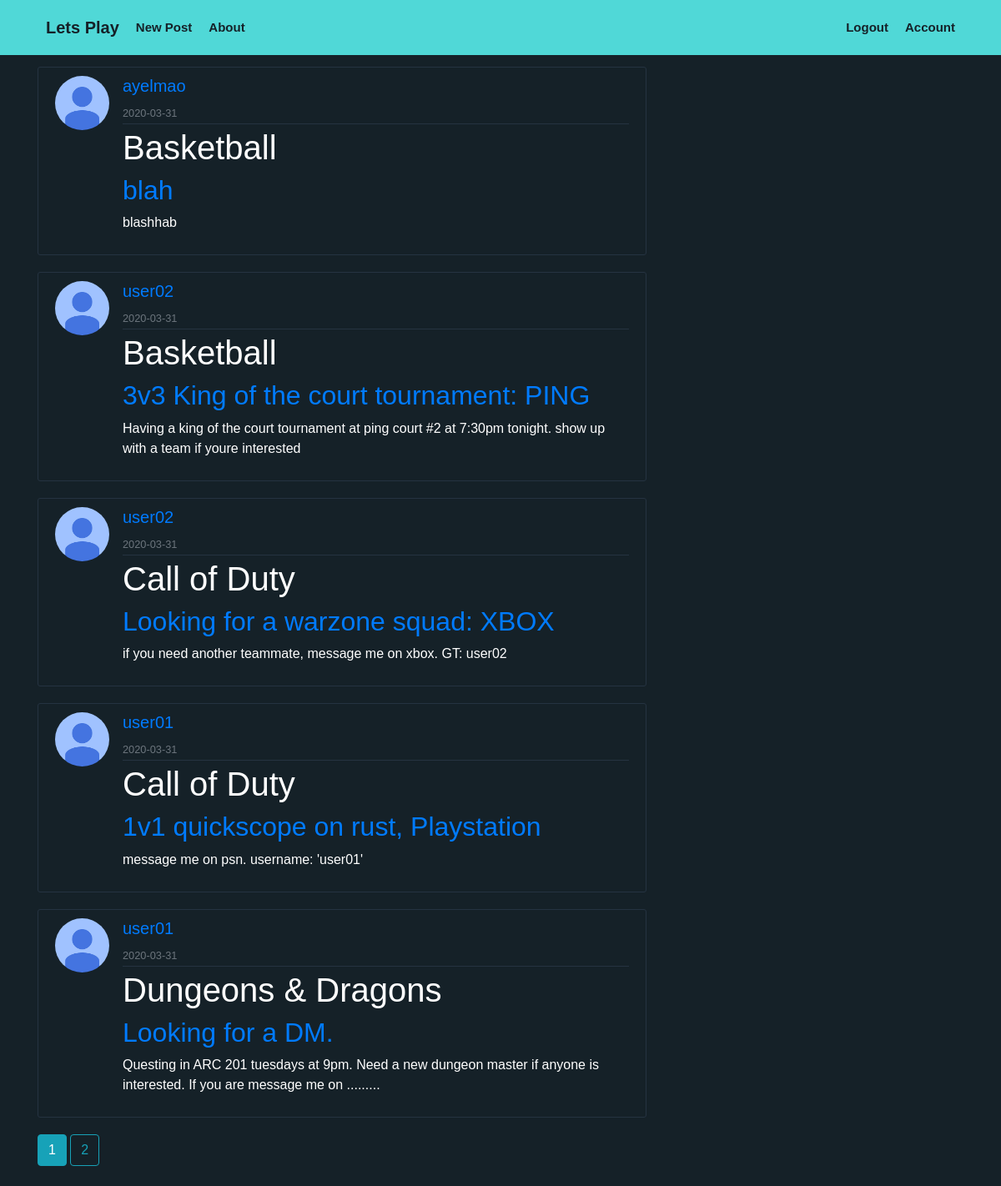
The app's page /home (signed in) with its own data.
### src/models.py (models this page shows, shortened)
class Post(db.Model):
    id = db.Column(db.Integer, primary_key=True)
    title = db.Column(db.String(25), nullable=False)  #optional title to post
    game = db.Column(db.String(100),nullable=True ) #Change to entered from menu on form
    date_posted = db.Column(db.DateTime, nullable=False, default=datetime.utcnow)
    content = db.Column(db.Text, nullable=False)
    user_id = db.Column(db.Integer, db.ForeignKey('user.id'), nullable=False)

class User(db.Model, UserMixin):
    id = db.Column(db.Integer, primary_key=True)                                #Each user is given a unique id number
    firstname = db.Column(db.String(20),  nullable=True)
    last_name = db.Column(db.String(20),  nullable=True)                             #User's full name
    username = db.Column(db.String(20), unique=True, nullable=False)            #Each user will be able to create a unique username of length 20
    email = db.Column(db.String(50), unique=True, nullable=False)              #Every user will need to register with an email address (maybe?)
    image_file = db.Column(db.String(20), nullable=False, default='default.jpg')#Each user has a profile pic. uploaded or default
    password = db.Column(db.String(64), nullable=False)                         #Users will have a password of up to size 64 chars
    posts = db.relationship('Post', backref='author', lazy=True)              #Posts from users will be associated with them? (maybe?)
    zipcode = db.Column(db.String(5), nullable=False)
    bio = db.Column(db.String(144), nullable=True)

### src/main/routes.py (the view)
@main.route('/home')
@login_required
def home():
    if not (current_user.is_authenticated):
        return redirect(url_for('user.login'))
    page = request.args.get('page',1, type=int)
    posts = Post.query.order_by(Post.date_posted.desc()).paginate(page=page,per_page=5)##posts per page:
    return render_template('home.html',posts=posts)

### src/models.py (called while the page is built)
@login_manager.user_loader
def load_user(user_id):
    return User.query.get(int(user_id))

### src/templates/home.html (shortened to what this page needs)
{% extends "layout.html" %}
{% block content %}
    {% for post in posts.items %}
        <article class="media content-section">
            <img class="rounded-circle article-img" src="{{ url_for('static', filename='profile_pics/' + post.author.image_file) }}">
            <div class="media-body">
              <div class="article-metadata">
                <h5 class="username" style="text-decoration: none; color: rgb(136,153,166);"> <a stlye="color:rgb(136,153,166);" href="{{url_for('users.user_page', username=post.author.username) }}">{{ post.author.username }}</a> </h5>
                <small class="text-muted">{{ post.date_posted.strftime('%Y-%m-%d') }}</small>
              </div>
              <h1> {{ post.game }}</h1>
              <h2><a class="article-title" href="{{url_for('posts.post', post_id=post.id )}}">{{ post.title }}</a></h2>
              <p class="article-content">{{ post.content }}</p>
            </div>
        </article>
    {% endfor %}
    {% for page_num in posts.iter_pages(left_edge=1, right_edge=1, left_current=1, right_current=2) %}
      {% if page_num %}
      {% if posts.page==page_num %}
        <a class="btn btn-info mb-4" href="{{ url_for('main.home', page=page_num) }}">{{ page_num }}</a>
      {% else %}
        <a class="btn btn-outline-info mb-4" href="{{ url_for('main.home', page=page_num) }}">{{ page_num }}</a>
      {% endif %}
    {% else %}
        ...
      {% endif %}
    {% endfor %}
{%endblock%}

### src/templates/layout.html (shortened to what this page needs)
<!DOCTYPE html>
<html lang="en" dir="ltr">
  <head>
    <link rel="stylesheet" href="https://stackpath.bootstrapcdn.com/bootstrap/4.3.1/css/bootstrap.min.css">
    <link rel="stylesheet" type="text/css" href="{{url_for('static', filename='main.css') }}">
    <link rel="stylesheet" href="https://use.fontawesome.com/releases/v5.7.2/css/all.css">
    <link rel="stylesheet" href="https://stackpath.bootstrapcdn.com/font-awesome/4.7.0/css/font-awesome.min.css">
  </head>
  <body>
<header class="site-header">
        <nav class="navbar navbar-expand-md navbar-dark bg-steel fixed-top">
            <div class="container">
            <a class="nav-bar-title" href="{{ url_for('main.home')}}">Lets Play</a>
            <div class="collapse navbar-collapse" id="navbarToggle">
                <div class="navbar-nav mr-auto">
                {% if current_user.is_authenticated %}
                  <a class="nav-bar-item" href="{{ url_for('posts.new_post') }}">New Post </a>
                {% endif %}
             <div class="collapse navbar-collapse" id="navbarToggle">
                <a class="nav-bar-item" href="{{ url_for('main.about') }}">About</a>
                </div>
                </div>
                <div class="navbar-nav">
                {% if current_user.is_authenticated %}
                <a class="nav-bar-item" href="{{ url_for('users.logout') }}">Logout</a>
                <a class="nav-bar-item" href="{{ url_for('users.account') }}">Account</a>
                {% else %}
                    <a class="nav-bar-item" href="{{ url_for('users.login') }}">Login</a>
                    <a class="nav-bar-item" href="{{ url_for('users.register') }}">Register</a>
                {% endif %}
                </div>
            </div>
            </div>
        </nav>
        </header>
            <main role="main" class="container">
              <div class="row">
                  <div class="col-md-8">
                  {% block content %}{% endblock %}
                  </div>
              </div>
              </main>
  </body>
</html>

### src/static/main.css (style rules this page uses)
body { background-color: rgb(21,33,40); background-size: 400% 400%; margin-top: 5rem; font-family: Helvetica; }
h1, h2, h3, h4, h5, h6, p { color: #ffffff; }
.bg-steel { background-color: rgb(80,216,215); }
.nav-bar-title, .nav-bar-title:hover { color: #152128; padding-bottom: 10px; padding-left: 10px; padding-right: 10px; padding-top: 10px; font-size: 20px; font-stretch: 100%; font-weight: 700; align-items: center; cursor: pointer; text-decoration: none; }
.nav-bar-item, .nav-bar-item:hover { color: #152128; padding-bottom: 10px; padding-left: 10px; padding-right: 10px; padding-top: 10px; font-size: 15px; font-stretch: 100%; font-weight: 700; align-items: center; cursor: pointer; text-decoration:none }
.content-section { background: #152128;; padding: 10px 20px; border: 1px solid rgb(37, 51, 65); border-radius: 3px; margin-bottom: 20px; color: #ffffff; }
.article-content { white-space: pre-line; }
.article-img { height: 65px; width: 65px; margin-right: 16px; }
.article-metadata { padding-bottom: 1px; margin-bottom: 4px; border-bottom: 1px solid rgb(37, 51, 65); }
.username, .user-details { color: rgb(136,153,166) !important; }

### records on screen
Post: image_file (placeholder picture), author.username "ayelmao", date_posted "2020-03-31", game "Basketball", title "blah", content "blashhab"
Post: image_file (placeholder picture), author.username "user02", date_posted "2020-03-31", game "Basketball", title "3v3 King of the court tournament: PING", content "Having a king of the court tournament at ping court #2 at 7:30pm tonight. show up with a team if youre interested"
Post: image_file (placeholder picture), author.username "user02", date_posted "2020-03-31", game "Call of Duty", title "Looking for a warzone squad: XBOX", content "if you need another teammate, message me on xbox. GT: user02"
Post: image_file (placeholder picture), author.username "user01", date_posted "2020-03-31", game "Call of Duty", title "1v1 quickscope on rust, Playstation", content "message me on psn. username: 'user01'"
Post: image_file (placeholder picture), author.username "user01", date_posted "2020-03-31", game "Dungeons & Dragons", title "Looking for a DM.", content "Questing in ARC 201 tuesdays at 9pm. Need a new dungeon master if anyone is interested. If you are message me on ........."

### other values on screen
{{ page_num }} "1"
{{ page_num }} "2"
